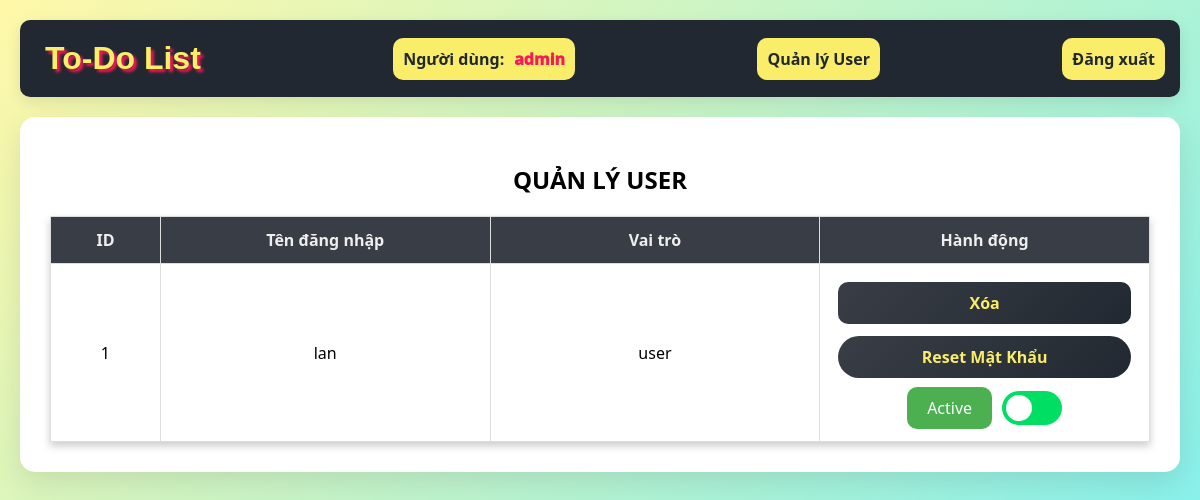
The app's page /admin/ (signed in), older data.
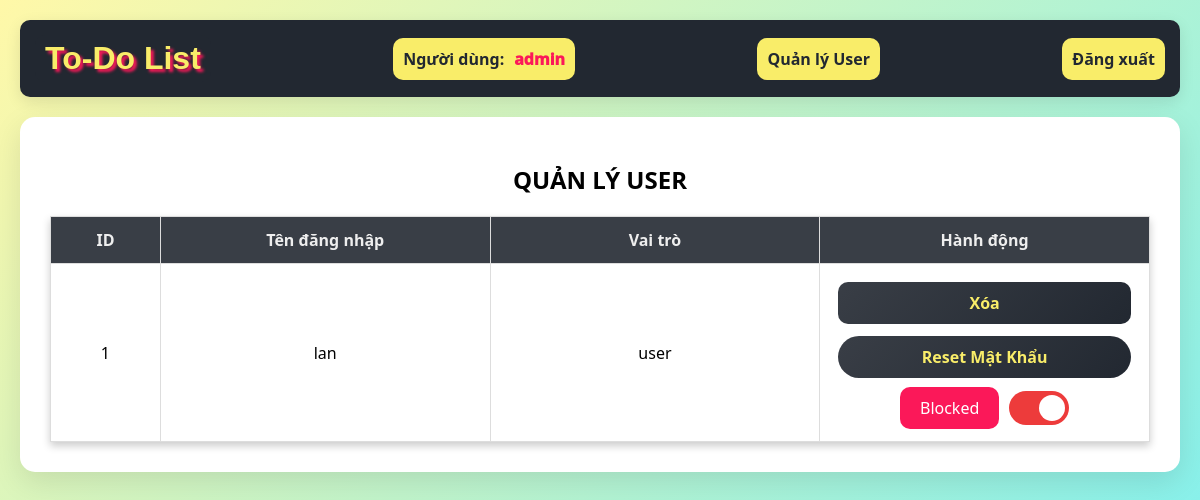
The same page, newer data.
### tables this page shows
CREATE TABLE user (
  id INTEGER PRIMARY KEY,
  email TEXT UNIQUE NOT NULL,
  username TEXT UNIQUE NOT NULL,
  password TEXT NOT NULL,
  role TEXT NOT NULL DEFAULT 'user',
  blocked INTEGER NOT NULL DEFAULT 0
);

### flaskr/admin.py (the view)
@bp.route('/')
@admin_required
def index():
    db = get_db()
    users = db.execute("SELECT * FROM user WHERE role != 'admin' ORDER BY id").fetchall()
    return render_template('admin/index.html', users=users)

### flaskr/admin.py (called while the page is built)
def admin_required(view):
    @functools.wraps(view)
    def wrapped_view(**kwargs):
        if g.user is None:
            return redirect(url_for('auth.login'))
        if g.user['role'] != 'admin':
            flash('Bạn không có quyền truy cập trang này.')
            return redirect(url_for('index'))
        return view(**kwargs)
    return wrapped_view

### flaskr/auth.py (called while the page is built)
@bp.before_app_request
def load_logged_in_user():
    user_id = session.get('user_id')
    if user_id is None:
        g.user = None
    else:
        g.user = get_db().execute(
            'SELECT * FROM user WHERE id = ?', (user_id,)
        ).fetchone()

### flaskr/db.py (called while the page is built)
def get_db():
    if 'db' not in g:
        g.db = sqlite3.connect(
            current_app.config['DATABASE'],
            detect_types=sqlite3.PARSE_DECLTYPES
        )
        g.db.row_factory = sqlite3.Row
    return g.db

### flaskr/templates/admin/index.html (shortened to what this page needs)
{% extends "base.html" %}
{% block content %}
    <h2>QUẢN LÝ USER</h2>
    <table class="user-table">
        <thead>
            <tr class="test_user_list">
                <th style="width: 10%;">ID</th>
                <th style="width: 30%;">Tên đăng nhập</th>
                <th style="width: 30%;">Vai trò</th>
                <th style="width: 30%;">Hành động</th>
            </tr>
        </thead>
        <tbody>
            {% for user in users %}
                <tr>
                    <td>{{ user['id'] }}</td>
                    <td>{{ user['username'] }}</td>
                    <td>{{ user['role'] }}</td>
                    <td>
                        <form action="{{ url_for('admin.delete_user', id=user['id']) }}" method="post">
                            <button type="submit" class="delete-btn">Xóa</button>
                        </form>
                        <form action="{{ url_for('admin.reset_password', id=user['id']) }}" method="post">
                            <button type="submit" class="reset-btn">Reset Mật Khẩu</button>
                        </form>
                        <div>
                            <p id="blockStatus-{{ user['id'] }}"
                               style="padding: 10px 20px; border-radius: 10px; color: white; background-color: {% if user['blocked'] %}#fb1859{% else %}#4CAF50{% endif %};">
                                {% if user['blocked'] %}Blocked{% else %}Active{% endif %}
                            </p>
                            <label class="switch">
                                <span class="slider"></span>
                            </label>
                        </div>
                    </td>
                </tr>
            {% endfor %}
        </tbody>
    </table>
{% endblock %}

### flaskr/templates/base.html (shortened to what this page needs)
<!DOCTYPE html>
<html lang="vi">
<head>
    <link rel="stylesheet" href="{{ url_for('static', filename='style.css') }}">
    <link rel="stylesheet" href="https://cdn.jsdelivr.net/npm/bootstrap-icons/font/bootstrap-icons.css">
</head>
<body>
    <nav>
        <h1>
            <a href="{{ url_for('blog.about') }}" class="about-link">
                To-Do List
            </a>
        </h1>
        {% if g.user %}
            <div>
                <P>Người dùng:</P>
                <span>{{ g.user['username'] }}</span>
            </div>
            {% if g.user['role'] == 'admin' %}
                <a href="{{ url_for('admin.index') }}">Quản lý User</a>
            {% endif %}
            <a href="{{ url_for('auth.logout') }}">Đăng xuất</a>
        {% else %}
            <a href="{{ url_for('auth.login') }}">Đăng nhập</a>
            <a href="{{ url_for('auth.register') }}">Đăng ký</a>
        {% endif %}
    </nav>
    <section class="content">
        {% block content %}{% endblock %}
    </section>
</body>
</html>

### flaskr/static/style.css (style rules this page uses)
:root { --cyan: #00ADB5; --light_cyan: #18e6e6; --green: #00df64; --black: #393E46; --white: #EEEEEE; --dark: #222831; --yellow: #F9ED69; --orange: #F08A5D; --red: #fb1859; --purple: #6A2C70; }
* { margin: 0; padding: 0; box-sizing: border-box; font-family: 'Segoe UI', Tahoma, Geneva, Verdana, sans-serif; }
body { min-height: 100vh; background: linear-gradient(135deg, #fff8a8, #74eff6); padding: 20px; }
nav { background: var(--dark); padding: 15px; border-radius: 10px; margin-bottom: 20px; display: flex; justify-content: space-between; align-items: center; box-shadow: 0 5px 15px rgba(0, 0, 0, 0.1); color: var(--white); }
nav h1 { color: var(--yellow); font-size: xx-large; font-weight: bold; }
nav div { color: var(--white); display: flex; background-color: var(--yellow); border-radius: 10px; padding: 10px 10px; }
nav div p { margin-right: 10px; font-weight: 600; color: var(--dark); }
nav div span { color: var(--yellow); font-weight: 1000; color: var(--red); }
nav a { color: var(--white); text-decoration: none; border-radius: 10px; padding: 5px 10px; background-color: var(--yellow); color: var(--dark); font-weight: 600; padding: 10px 10px; transition: transform 0.3s ease; }
.content { margin: 0 auto; background: white; padding: 30px; border-radius: 15px; box-shadow: 0 10px 30px rgba(0, 0, 0, 0.1); }
h2 { margin-top: 16px; margin-bottom: 20px; text-align: center; }
form { display: flex; flex-direction: column; justify-content: center; }
button { padding: 10px; background: linear-gradient(135deg, var(--black), var(--dark)); border: none; border-radius: 25px; color: var(--yellow); font-size: 16px; cursor: pointer; transition: transform 0.3s ease; font-weight: 600; margin: 6px; }
.todo-item a, .delete-btn { border-radius: 10px; text-decoration: none; }
.user-table { width: 100%; border-collapse: collapse; margin-top: 20px; box-shadow: 0 4px 8px rgba(0, 0, 0, 0.2); }
.user-table th, .user-table td { padding: 12px; text-align: center; border: 1px solid #ddd; }
.user-table th { background: var(--black); color: var(--white); }
.user-table td>div { display: flex; flex-direction: row; justify-content: center; margin-top: 3px; align-items: center; gap: 10px; }
.switch { position: relative; display: inline-block; width: 60px; height: 34px; border: none; cursor: pointer; }
.slider { position: absolute; cursor: pointer; top: 0; left: 0; right: 0; bottom: 0; background-color: var(--green); transition: 0.4s; border-radius: 34px; }
.slider:before { position: absolute; content: ""; height: 26px; width: 26px; left: 4px; bottom: 4px; background-color: white; transition: 0.4s; border-radius: 50%; }
input:checked+.slider { background-color: #ed3b3b; }
input:checked+.slider:before { transform: translateX(26px); }
.about-link { position: relative; color: var(--yellow); text-decoration: none; font-weight: 900; font-family: 'Proza Libre', sans-serif; background-color: var(--dark); text-shadow: 3px 3px 3px var(--red); padding: 5px 10px; display: inline-flex; align-items: center; transition: transform 0.3s ease-in-out; }

Row changes from the older to the newer data that the page shows:
changed user "lan": blocked "Active" → "Blocked"
